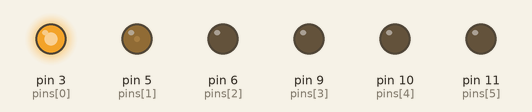
Recording of a sketch running on a simulated Arduino Uno, built with avr-gcc and run on an emulated ATmega328P. Shown: output pins drawn as LEDs (lit = HIGH).

Above: at 0.05 s.
At 0.4 s:
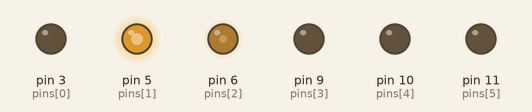
At 0.75 s:
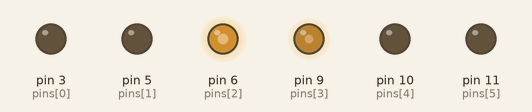
At 1.5 s:
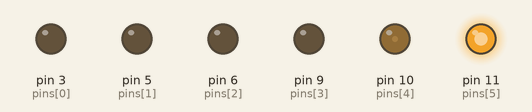
At 2.2 s:
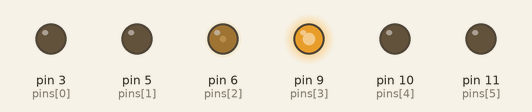
At 2.95 s:
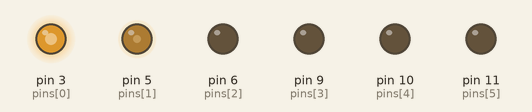
Timing chart, 0 to 7.0 s (numbered marks = the images above):
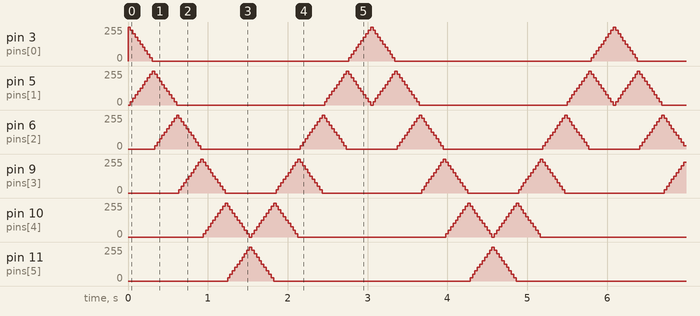

Measured:
- by itself, pin 5 (pins[1]), pin 6 (pins[2]), pin 9 (pins[3]), pin 10 (pins[4]): moves between 0/255 and 255/255, repeating every 3.0 s

The sketch:

pwm_6.ino
```cpp
/*
  PWM6 - play with six PWM leds.
  Zellyn Hunter - 2012.
  Public domain.
 */

// Pins
byte pins[] = {3, 5, 6, 9, 10, 11};
int NUM_PINS = (sizeof pins) / (sizeof pins[0]);

void setup() {
  for (int i=0; i < NUM_PINS; i++) {
    pinMode(pins[i], OUTPUT);
  }
}

void countBinary() {
  for (int i=0; i<64; i++) {
    int pos = 1;
    for (int j=0; j<NUM_PINS; j++) {
      analogWrite(pins[j], ((i & pos) > 0) * 64);
      pos *= 2;
    }
    delay(1000);
  }
}

int dir = -1;
int pos = 1;
const int FACTOR = 10;

void sweeper() {
  pos += dir;
  if (pos==0 || pos==((NUM_PINS-1)*FACTOR)) {
    dir *= -1;
  }
  for (int j = 0; j<NUM_PINS; j++) {
    int raw_dist = j*FACTOR - pos;
    int dist = abs(raw_dist);
    int raw_value = max(0, FACTOR-dist);
    int value = map(raw_value, 0, FACTOR, 0, 255);
    analogWrite(pins[j], value);
  }
}

void loop() {
  sweeper();
  delay(30);
}
```
